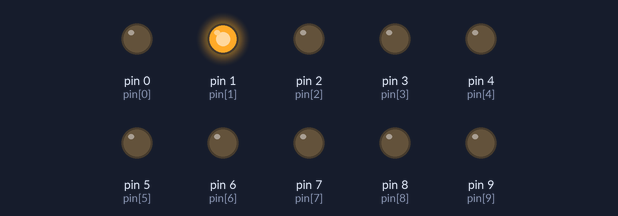
The sketch below on a simulated Arduino Uno, built with avr-gcc and run on an emulated ATmega328P. Shown: output pins drawn as LEDs (lit = HIGH).

Above: at 0.3 s.
At 2.1 s:
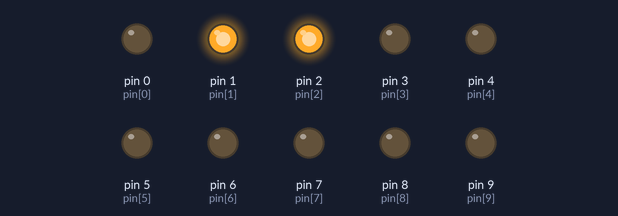
At 4.5 s:
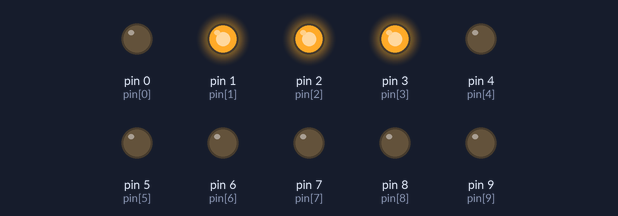
At 9.1 s:
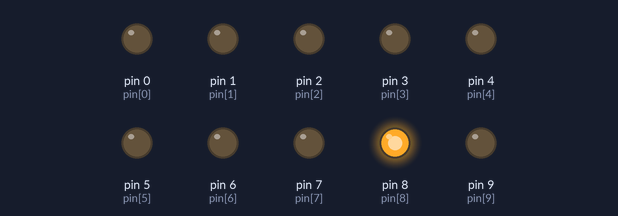
At 14.5 s:
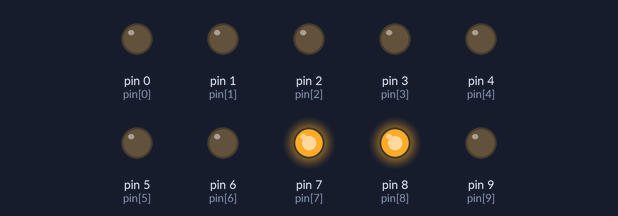
At 20.1 s:
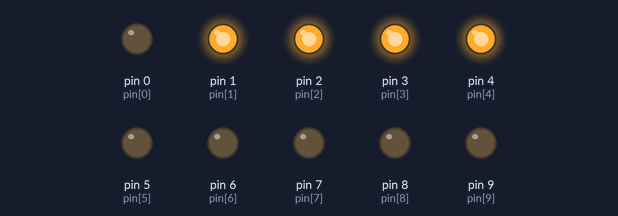
Timing chart, 0 to 20.4 s (numbered marks = the images above):
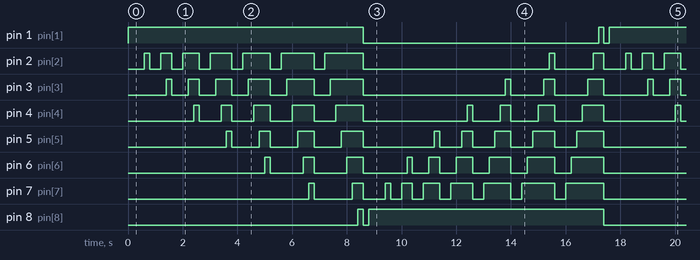

Measured:
- by itself, pin 1 (pin[1]): LOW → HIGH at 0.00 s, → LOW 8.6 s later, → HIGH 8.6 s later, → LOW 0.20 s later, … (9 changes in this stretch)
- by itself, pin 6 (pin[6]): LOW → HIGH at 5.0 s, → LOW 0.20 s later, → HIGH 1.2 s later, → LOW 0.40 s later, … (36 changes in this stretch)
- by itself, pin 7 (pin[7]): LOW → HIGH at 6.6 s, → LOW 0.20 s later, → HIGH 1.4 s later, → LOW 0.40 s later, … (36 changes in this stretch)
- by itself, pin 8 (pin[8]): LOW → HIGH at 8.4 s, → LOW 0.20 s later, → HIGH 0.20 s later, → LOW 8.6 s later, … (8 changes in this stretch)
- by itself, pin 3 (pin[3]): repeats every 17.6 s: LOW 0.60 s, HIGH 0.40 s, LOW 0.60 s, HIGH 0.60 s, LOW 0.60 s, HIGH 0.80 s, LOW 0.60 s, HIGH 1.0 s, LOW 0.60 s, HIGH 1.2 s, LOW 5.2 s, HIGH 0.20 s, LOW 1.2 s, HIGH 0.40 s, LOW 1.2 s, HIGH 0.60 s, LOW 1.6 s, HIGH 0.20 s
- by itself, pin 4 (pin[4]): repeats every 17.6 s: LOW 0.80 s, HIGH 0.40 s, LOW 0.80 s, HIGH 0.60 s, LOW 0.80 s, HIGH 0.80 s, LOW 0.80 s, HIGH 1.0 s, LOW 3.8 s, HIGH 0.20 s, LOW 1.0 s, HIGH 0.40 s, LOW 1.0 s, HIGH 0.60 s, LOW 1.0 s, HIGH 0.80 s, LOW 2.6 s, HIGH 0.20 s

The sketch:

Exp3.ino
```cpp
const int pin[] = {0, 1, 2, 3, 4, 5, 6, 7, 8, 9};
int i,j;
void setup() {

  for (int i = 0; i < 10; i++)
    pinMode(pin[i], OUTPUT);
}

void loop() {

  for(i=1;i<=8;i++)
  {
    for(j=1;j<=i;j++)
    {
      digitalWrite(pin[j], HIGH);
      delay(200);
    }
    for(j=2;j<=i;j++)
    {
      digitalWrite(pin[j], LOW);
    }
    if(i==8)
      digitalWrite(pin[1],LOW);
    delay(200);
  }

  for(int i=8;i>=1;i--)
  {
    for(int j=8;j>=i;j--)
    {
      digitalWrite(pin[j], HIGH);
      delay(200);
    }
    for(int j=7;j>=i;j--)
    {

      digitalWrite(pin[j], LOW);
    }

    if(i==1)
      digitalWrite(pin[8],LOW);
    delay(200);
  }
}
```
